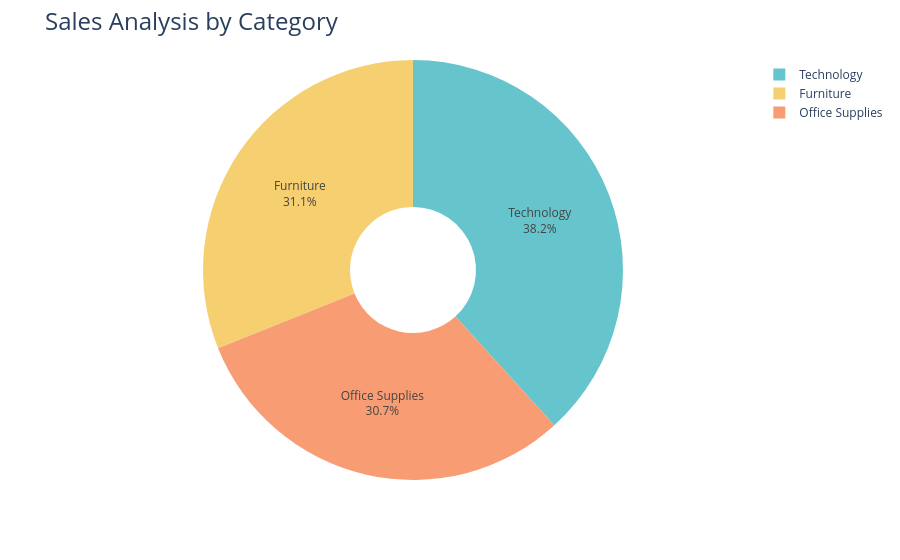

Notebook cell for this chart:
### Code cell
fig = px.pie(sales_by_category, 
             values='Sales', 
             names='Category', 
             hole=0.3, 
             color_discrete_sequence=px.colors.qualitative.Pastel)

fig.update_traces(textposition='inside', textinfo='percent+label')
fig.update_layout(title_text='Sales Analysis by Category', title_font=dict(size=24))

fig.show()

### Figure 1 — Plotly figure (JSON) as saved in the notebook; plotly's stock layout.template omitted (floating-point values rounded to 4 significant figures)
{"data": [{"domain": {"x": [0, 1], "y": [0, 1]}, "hole": 0.3, "hovertemplate": "Category=%{label}<br>Sales=%{value}<extra></extra>", "labels": ["Furniture", "Office Supplies", "Technology"], "legendgroup": "", "name": "", "showlegend": true, "textinfo": "percent+label", "textposition": "inside", "type": "pie", "values": [330600.0, 326500.0, 406900.0]}], "layout": {"autosize": true, "legend": {"tracegroupgap": 0}, "margin": {"t": 60}, "piecolorway": ["rgb(102, 197, 204)", "rgb(246, 207, 113)", "rgb(248, 156, 116)", "rgb(220, 176, 242)", "rgb(135, 197, 95)", "rgb(158, 185, 243)", "rgb(254, 136, 177)", "rgb(201, 219, 116)", "rgb(139, 224, 164)", "rgb(180, 151, 231)", "rgb(179, 179, 179)"], "title": {"font": {"size": 24}, "text": "Sales Analysis by Category"}}}
